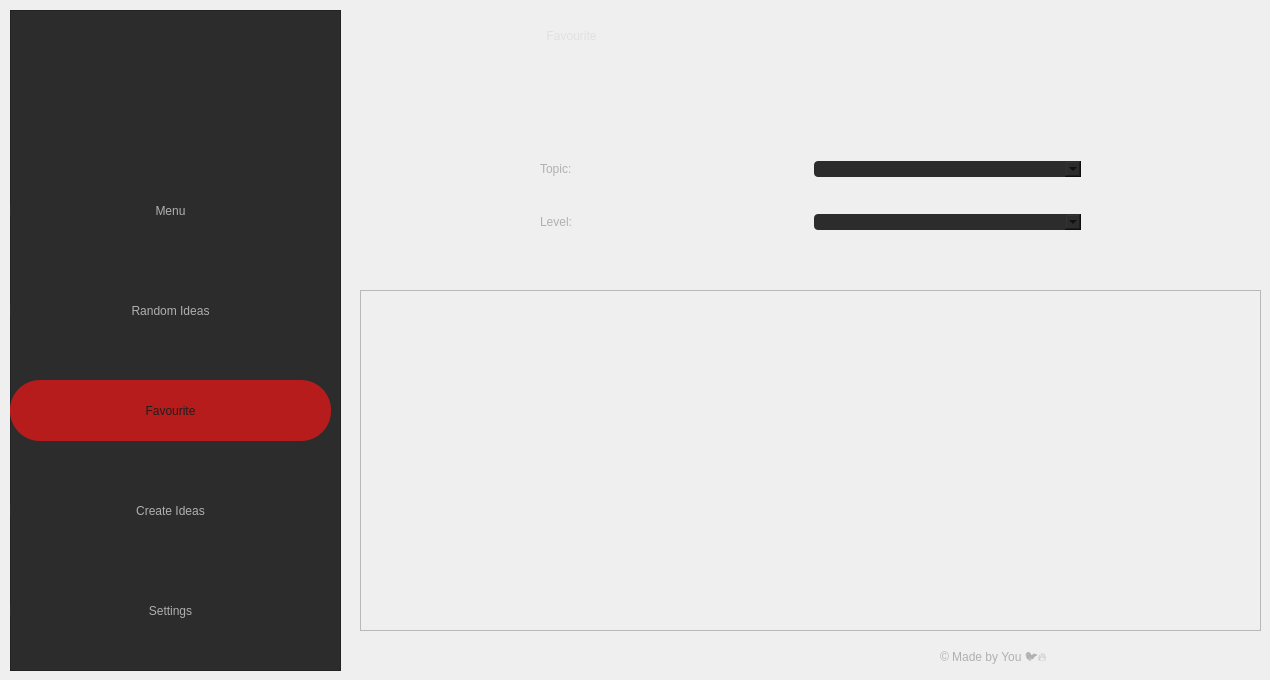
    <widget class="QWidget" name="favourite_page">
     <widget class="QFrame" name="sidebar_frame_4">
      <property name="geometry">
       <rect>
        <x>10</x>
        <y>10</y>
        <width>331</width>
        <height>661</height>
       </rect>
      </property>
      <property name="styleSheet">
       <string notr="true">background-color: #2c2c2c</string>
      </property>
      <property name="frameShape">
       <enum>QFrame::StyledPanel</enum>
      </property>
      <property name="frameShadow">
       <enum>QFrame::Raised</enum>
      </property>
      <widget class="QPushButton" name="pushButton_16">
       <property name="geometry">
        <rect>
         <x>0</x>
         <y>170</y>
         <width>321</width>
         <height>61</height>
        </rect>
       </property>
       <property name="styleSheet">
        <string notr="true">QPushButton {
    color: #b0b0b0;
    border: none;
    padding: 8px 16px;
    border-radius: 30px;
	font: 14pt &quot;Cascadia Code&quot;;
}

QPushButton:hover {
    background-color: #b71c1c;
	color: #1e1e1e;
}

QPushButton:checked {
	 background-color: #b71c1c;
}</string>
       </property>
       <property name="text">
        <string>Menu</string>
       </property>
       <property name="checkable">
        <bool>true</bool>
       </property>
       <property name="autoExclusive">
        <bool>true</bool>
       </property>
      </widget>
      <widget class="QPushButton" name="pushButton_17">
       <property name="geometry">
        <rect>
         <x>0</x>
         <y>270</y>
         <width>321</width>
         <height>61</height>
        </rect>
       </property>
       <property name="styleSheet">
        <string notr="true">QPushButton {
    color: #b0b0b0;
    border: none;
    padding: 8px 16px;
    border-radius: 30px;
	font: 14pt &quot;Cascadia Code&quot;;
}

QPushButton:hover {
    background-color: #b71c1c;
	color: #1e1e1e;
}

QPushButton:checked {
	 background-color: #b71c1c;
}</string>
       </property>
       <property name="text">
        <string>Random Ideas</string>
       </property>
       <property name="checkable">
        <bool>true</bool>
       </property>
       <property name="autoExclusive">
        <bool>true</bool>
       </property>
      </widget>
      <widget class="QPushButton" name="pushButton_18">
       <property name="geometry">
        <rect>
         <x>0</x>
         <y>370</y>
         <width>321</width>
         <height>61</height>
        </rect>
       </property>
       <property name="styleSheet">
        <string notr="true">QPushButton {
    background-color: #b71c1c;
    color: #1e1e1e;
    border: none;
    padding: 8px 16px;
    border-radius: 30px;
	font: 14pt &quot;Cascadia Code&quot;;
}

QPushButton:hover {
    background-color: #b71c1c;
	color: #1e1e1e;
}

QPushButton:checked {
	 background-color: #b71c1c;
}</string>
       </property>
       <property name="text">
        <string>Favourite</string>
       </property>
       <property name="checkable">
        <bool>true</bool>
       </property>
       <property name="autoExclusive">
        <bool>true</bool>
       </property>
      </widget>
      <widget class="QPushButton" name="pushButton_19">
       <property name="geometry">
        <rect>
         <x>0</x>
         <y>470</y>
         <width>321</width>
         <height>61</height>
        </rect>
       </property>
       <property name="styleSheet">
        <string notr="true">QPushButton {
    color: #b0b0b0;
    border: none;
    padding: 8px 16px;
    border-radius: 30px;
	font: 14pt &quot;Cascadia Code&quot;;
}

QPushButton:hover {
    background-color: #b71c1c;
	color: #1e1e1e;
}

QPushButton:checked {
	 background-color: #b71c1c;
}</string>
       </property>
       <property name="text">
        <string>Create Ideas</string>
       </property>
       <property name="checkable">
        <bool>true</bool>
       </property>
       <property name="autoExclusive">
        <bool>true</bool>
       </property>
      </widget>
      <widget class="QPushButton" name="pushButton_20">
       <property name="geometry">
        <rect>
         <x>0</x>
         <y>570</y>
         <width>321</width>
         <height>61</height>
        </rect>
       </property>
       <property name="styleSheet">
        <string notr="true">QPushButton {
    color: #b0b0b0;
    border: none;
    padding: 8px 16px;
    border-radius: 30px;
	font: 14pt &quot;Cascadia Code&quot;;
}

QPushButton:hover {
    background-color: #b71c1c;
	color: #1e1e1e;
}

QPushButton:checked {
	 background-color: #b71c1c;
}</string>
       </property>
       <property name="text">
        <string>Settings</string>
       </property>
       <property name="checkable">
        <bool>true</bool>
       </property>
       <property name="autoExclusive">
        <bool>true</bool>
       </property>
      </widget>
     </widget>
     <widget class="QScrollArea" name="scrollArea">
      <property name="geometry">
       <rect>
        <x>360</x>
        <y>290</y>
        <width>901</width>
        <height>341</height>
       </rect>
      </property>
      <property name="autoFillBackground">
       <bool>false</bool>
      </property>
      <property name="widgetResizable">
       <bool>true</bool>
      </property>
      <widget class="QWidget" name="scrollAreaWidgetContents">
       <property name="geometry">
        <rect>
         <x>0</x>
         <y>0</y>
         <width>899</width>
         <height>339</height>
        </rect>
       </property>
      </widget>
     </widget>
     <widget class="QLabel" name="title_label_4">
      <property name="geometry">
       <rect>
        <x>530</x>
        <y>0</y>
        <width>561</width>
        <height>71</height>
       </rect>
      </property>
      <property name="styleSheet">
       <string notr="true">font: 75 69pt &quot;Script MT Bold&quot;;
color: #e0e0e0;</string>
      </property>
      <property name="text">
       <string>     Favourite</string>
      </property>
     </widget>
     <widget class="QWidget" name="verticalLayoutWidget_3">
      <property name="geometry">
       <rect>
        <x>540</x>
        <y>130</y>
        <width>541</width>
        <height>131</height>
       </rect>
      </property>
      <layout class="QVBoxLayout" name="verticalLayout_3">
       <item>
        <layout class="QHBoxLayout" name="horizontalLayout_5">
         <item>
          <widget class="QLabel" name="topic_label_3">
           <property name="styleSheet">
            <string notr="true">font: 10pt &quot;Cascadia Code&quot;;
color: 	#b0b0b0</string>
           </property>
           <property name="text">
            <string>Topic:</string>
           </property>
          </widget>
         </item>
         <item>
          <widget class="QComboBox" name="topic_comboBox_3">
           <property name="styleSheet">
            <string notr="true">background-color: #2c2c2c;
border-radius: 4px</string>
           </property>
          </widget>
         </item>
        </layout>
       </item>
       <item>
        <layout class="QHBoxLayout" name="horizontalLayout_6">
         <item>
          <widget class="QLabel" name="level_label_3">
           <property name="styleSheet">
            <string notr="true">font: 10pt &quot;Cascadia Code&quot;;
color: 	#b0b0b0</string>
           </property>
           <property name="text">
            <string>Level:</string>
           </property>
          </widget>
         </item>
         <item>
          <widget class="QComboBox" name="level_comboBox_3">
           <property name="styleSheet">
            <string notr="true">background-color: #2c2c2c;
border-radius: 4px</string>
           </property>
          </widget>
         </item>
        </layout>
       </item>
      </layout>
     </widget>
     <widget class="QLabel" name="footer_label_3">
      <property name="geometry">
       <rect>
        <x>940</x>
        <y>650</y>
        <width>131</width>
        <height>16</height>
       </rect>
      </property>
      <property name="styleSheet">
       <string notr="true">font: 10pt &quot;Cascadia Code&quot;;
color: 	#b0b0b0</string>
      </property>
      <property name="text">
       <string>© Made by You 🐦‍🔥</string>
      </property>
     </widget>
    </widget>
